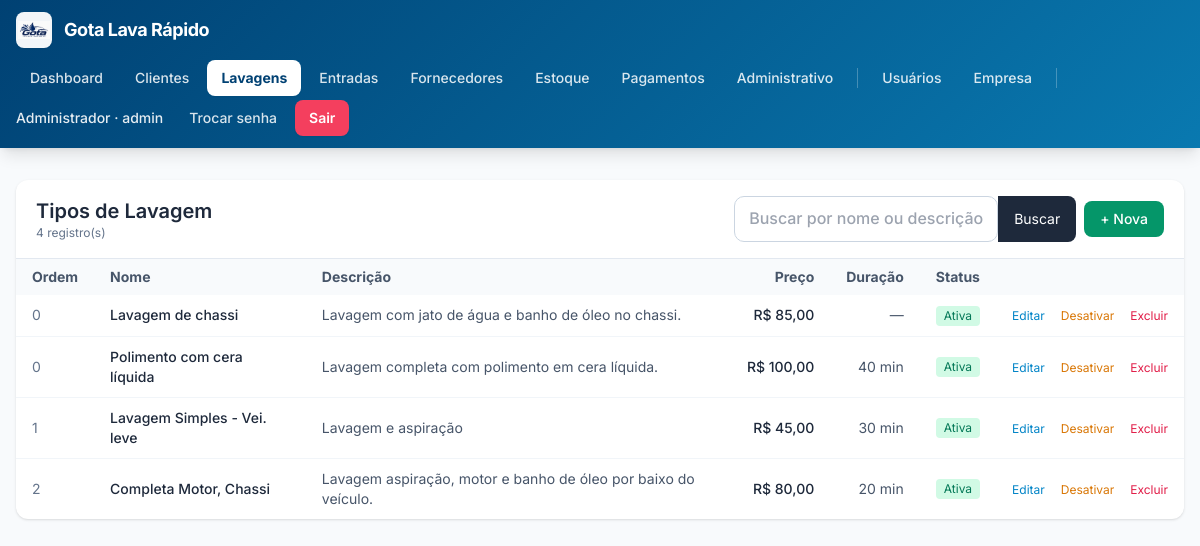
The page /lavagens.php (signed in) on the database as committed earlier.
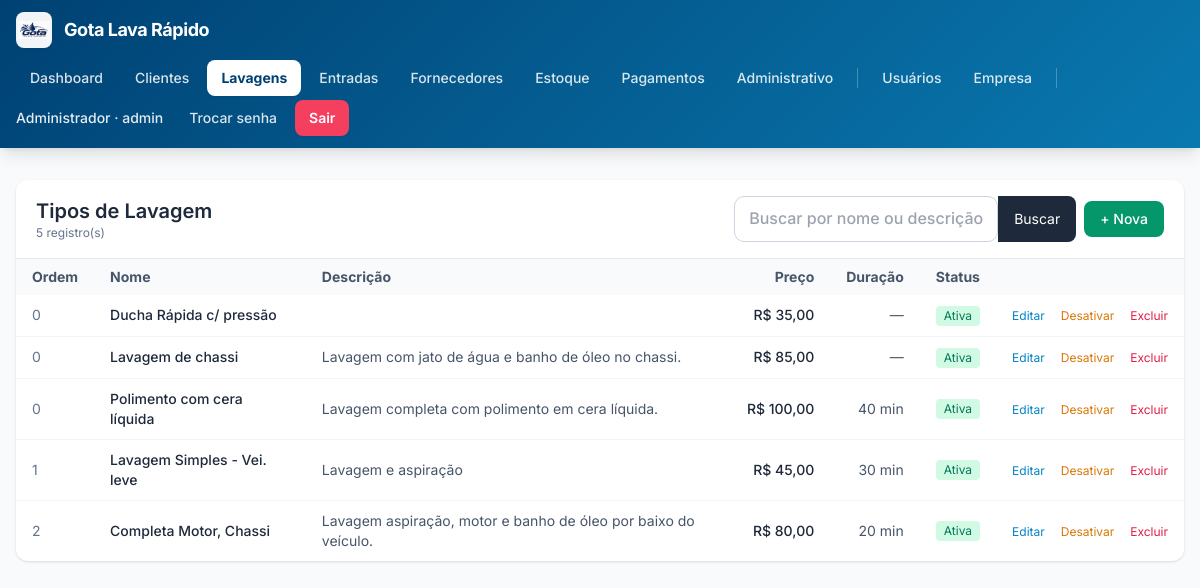
The same page on the database as committed later.
### tables this page shows
CREATE TABLE lavagens (
        id INTEGER PRIMARY KEY AUTOINCREMENT,
        nome TEXT NOT NULL DEFAULT '',
        descricao TEXT NOT NULL DEFAULT '',
        preco_centavos INTEGER NOT NULL DEFAULT 0,
        duracao_min INTEGER NOT NULL DEFAULT 0,
        ativo INTEGER NOT NULL DEFAULT 1,
        ordem INTEGER NOT NULL DEFAULT 0,
        criado_em TEXT NOT NULL DEFAULT (datetime('now','localtime')),
        atualizado_em TEXT NOT NULL DEFAULT (datetime('now','localtime'))
    , comissao_centavos INTEGER NOT NULL DEFAULT 0);

### config.php (called while the page is built, shortened)
<?php
function db(): PDO {
    static $pdo = null;
    if ($pdo === null) {
        $pdo = new PDO('sqlite:' . DB_PATH, null, null, [
            PDO::ATTR_ERRMODE            => PDO::ERRMODE_EXCEPTION,
            PDO::ATTR_DEFAULT_FETCH_MODE => PDO::FETCH_ASSOC,
        ]);
        $pdo->exec('PRAGMA foreign_keys = ON');
        $pdo->exec('PRAGMA journal_mode = WAL');
    }
    return $pdo;
}
require_once APP_ROOT . '/functions.php';

### functions.php (called while the page is built, shortened)
<?php
function e(?string $s): string {
    return htmlspecialchars((string)$s, ENT_QUOTES, 'UTF-8');
}
function centavos_para_moeda(int $c): string {
    return number_format($c / 100, 2, ',', '.');
}
function centavos_para_moeda_brl(int $c): string {
    return 'R$ ' . centavos_para_moeda($c);
}

### lavagens.php (the view, shortened to what this page needs)
<?php
require_once __DIR__ . '/config.php';
$busca  = trim((string)($_GET['q'] ?? ''));
$where  = '';
$params = [];
$stmt = db()->prepare("SELECT * FROM lavagens $where ORDER BY ordem, nome COLLATE NOCASE");
$stmt->execute($params);
$lavagens = $stmt->fetchAll();
require __DIR__ . '/header.php';
?>
<div class="bg-white rounded-xl shadow overflow-hidden">
  <div class="px-5 py-4 border-b border-slate-200 flex flex-wrap items-center justify-between gap-3">
    <div>
      <h1 class="text-xl font-semibold">Tipos de Lavagem</h1>
      <p class="text-xs text-slate-500"><?= count($lavagens) ?> registro(s)</p>
    </div>
    <div class="flex items-center gap-2">
      <form method="get" class="flex">
        <input type="text" name="q" value="<?= e($busca) ?>"
               placeholder="Buscar por nome ou descrição"
               class="w-56 sm:w-72 rounded-l-lg border border-slate-300 px-3 py-2 text-sm
                      focus:outline-none focus:ring-2 focus:ring-sky-500">
        <button class="rounded-r-lg bg-slate-800 hover:bg-slate-700 text-white px-4 text-sm">Buscar</button>
      </form>
      <a href="lavagem_form.php"
         class="rounded-lg bg-emerald-600 hover:bg-emerald-500 text-white px-4 py-2 text-sm font-medium whitespace-nowrap">
        + Nova
      </a>
    </div>
  </div>
  <div class="overflow-x-auto">
    <table class="min-w-full text-sm">
      <thead class="bg-slate-50 text-slate-600">
        <tr>
          <th class="text-left px-4 py-2 w-16">Ordem</th>
          <th class="text-left px-4 py-2">Nome</th>
          <th class="text-left px-4 py-2">Descrição</th>
          <th class="text-right px-4 py-2 whitespace-nowrap">Preço</th>
          <th class="text-right px-4 py-2 whitespace-nowrap">Duração</th>
          <th class="text-left px-4 py-2">Status</th>
          <th class="px-4 py-2"></th>
        </tr>
      </thead>
      <tbody class="divide-y divide-slate-100">
      <?php if (!$lavagens): ?>
        <tr><td colspan="7" class="px-4 py-8 text-center text-slate-400">
          Nenhum tipo de lavagem cadastrado. Clique em <strong>+ Nova</strong> para começar.
        </td></tr>
      <?php else: foreach ($lavagens as $l): ?>
        <tr class="hover:bg-slate-50">
          <td class="px-4 py-2.5 text-slate-500"><?= (int)$l['ordem'] ?></td>
          <td class="px-4 py-2.5 font-medium"><?= e($l['nome']) ?></td>
          <td class="px-4 py-2.5 text-slate-600 max-w-md">
            <?= e(mb_strimwidth($l['descricao'], 0, 120, '…')) ?>
          </td>
          <td class="px-4 py-2.5 text-right font-medium whitespace-nowrap">
            <?= e(centavos_para_moeda_brl((int)$l['preco_centavos'])) ?>
          </td>
          <td class="px-4 py-2.5 text-right text-slate-600 whitespace-nowrap">
            <?= $l['duracao_min'] > 0
                  ? (int)$l['duracao_min'] . ' min'
                  : '—' ?>
          </td>
          <td class="px-4 py-2.5">
            <?php if ($l['ativo']): ?>
              <span class="inline-block text-xs px-2 py-0.5 rounded bg-emerald-100 text-emerald-700">Ativa</span>
            <?php else: ?>
              <span class="inline-block text-xs px-2 py-0.5 rounded bg-slate-200 text-slate-700">Inativa</span>
            <?php endif; ?>
          </td>
          <td class="px-4 py-2.5 text-right whitespace-nowrap">
            <a href="lavagem_form.php?id=<?= (int)$l['id'] ?>"
               class="text-sky-600 hover:underline text-xs mr-3">Editar</a>
            <form method="post" class="inline">
              <button class="text-xs <?= $l['ativo'] ? 'text-amber-600' : 'text-emerald-600' ?> hover:underline mr-3">
                <?= $l['ativo'] ? 'Desativar' : 'Ativar' ?>
              </button>
            </form>
            <form method="post" class="inline"
                  onsubmit="return confirm('Excluir a lavagem <?= e(addslashes($l['nome'])) ?>?');">
              <button class="text-rose-600 hover:underline text-xs">Excluir</button>
            </form>
          </td>
        </tr>
      <?php endforeach; endif; ?>
      </tbody>
    </table>
  </div>
</div>
<?php require __DIR__ . '/footer.php'; ?>

Rows that differ between the two databases and show on the page:
added lavagens: ordem "0", nome "Ducha Rápida c/ pressão", preco_centavos "R$ 35,00", ativo "Ativa"
Other text that changed with them:
count($lavagens): "4" → "5"
